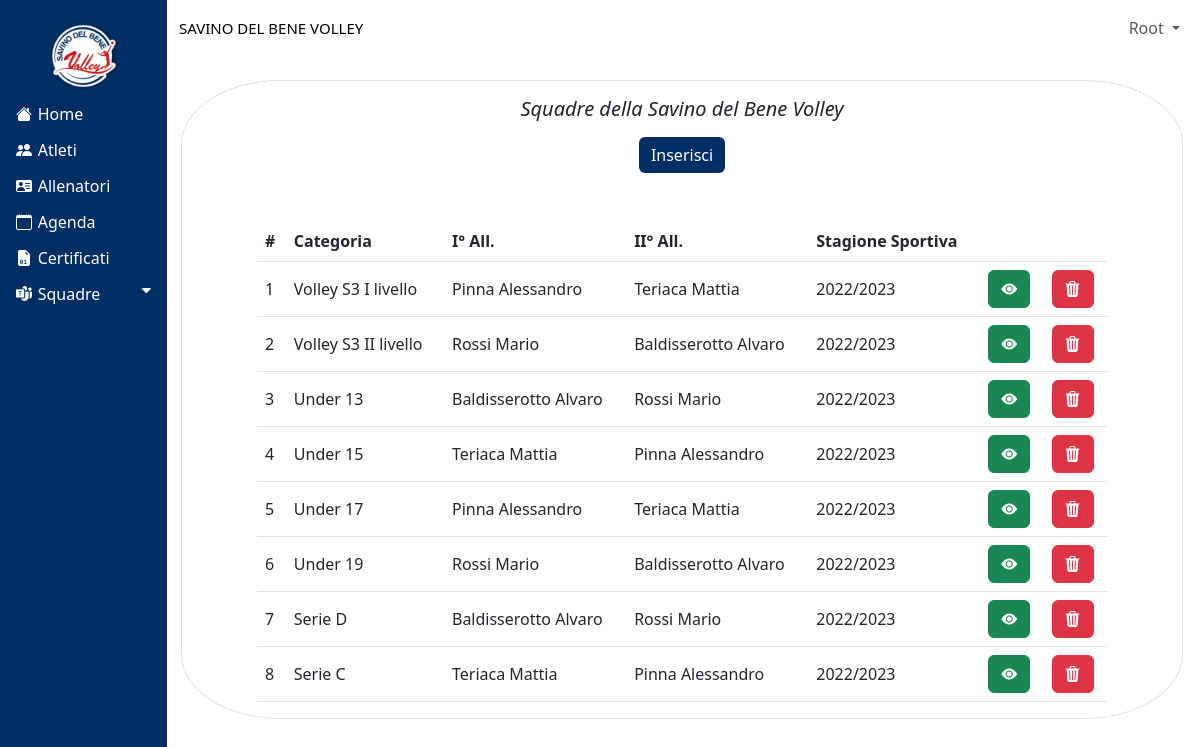
The app's page /PAGES/team.php (signed in) with its own data.
### tables this page shows
CREATE TABLE `dati_Societa` (
  `partita_iva` varchar(11) NOT NULL,
  `nome_legale` varchar(255) NOT NULL,
  `id_contatti` int(11) NOT NULL
);

CREATE TABLE `squadra` (
  `id` int(11) NOT NULL,
  `nome` varchar(255) NOT NULL,
  `id_stagioneSportiva` int(11) NOT NULL,
  `id_I_allenatore` int(11) NOT NULL,
  `id_II_allenatore` int(11) NOT NULL
);

CREATE TABLE `persona` (
  `cod_utente` int(11) NOT NULL,
  `cod_fiscale` varchar(16) NOT NULL,
  `cognome` text NOT NULL,
  `nome` text NOT NULL,
  `id_sesso` int(11) NOT NULL,
  `id_titolo` int(11) NOT NULL,
  `data_nascita` date NOT NULL,
  `luogo_nascita` text NOT NULL,
  `provinciaNascita` varchar(2) NOT NULL,
  `dataCreazione` date DEFAULT NULL,
  `id_contatti` int(11) NOT NULL,
  `id_residenza` int(11) NOT NULL,
  `id_documento` int(11) NOT NULL
);

CREATE TABLE `stagioniSportive` (
  `id` int(11) NOT NULL,
  `annoInizio` int(4) NOT NULL,
  `annoFine` int(4) NOT NULL
);

### CONFIG/function.php (called while the page is built, shortened)
<?php
function recuperaDatiSocieta()
{
    include("config.php");
    $sqlSocieta = "SELECT * FROM dati_Societa";
    $result = $conn->query($sqlSocieta);
    while ($row = $result->fetch_assoc()) {
        $nome =  $row["nome_legale"];
    }
    return $nome;
}

### PAGES/team.php (the view, shortened to what this page needs)
<?php
include("../CONFIG/config.php");
include("../CONFIG/function.php");
$sqlGiocatori = "SELECT S.id AS id, S.nome AS nome, P1.nome AS nomePrimo, P1.cognome AS cognomePrimo, P2.nome AS nomeSecondo, P2.cognome AS cognomeSecondo, Stag.annoInizio AS inizio, Stag.annoFine AS fine FROM squadra AS S
JOIN allenatore AS A1 ON A1.id = S.id_I_allenatore
JOIN allenatore AS A2 ON A2.id = S.id_II_allenatore
JOIN persona AS P1 ON P1.cod_utente = A1.id_persona
JOIN persona AS P2 ON P2.cod_utente = A2.id_persona
JOIN stagioniSportive AS Stag ON Stag.id = S.id_stagioneSportiva
ORDER BY id";
$result = $conn->query($sqlGiocatori);
$tabella_giocatori = "";
while ($row = $result->fetch_assoc()) {
    $id = $row["id"];
    $tabella_giocatori .= "<tr valign='middle'>
    <td>" . $row["id"] . "</td>
    <td> " . $row["nome"] . "</td>
    <td> " . $row["cognomePrimo"] . " " . $row["nomePrimo"] . "</td>
    <td> " . $row["cognomeSecondo"] . " " . $row["nomeSecondo"] . "</td>
    <td> " . $row["inizio"] . "/" . $row["fine"] . "</td>
    <td><a href='generateTeam.php?squadra=$id'><button class='btn btn-success'><i class='bi bi-eye-fill'></i></button></a></td>
    <td><a href='generateTeam.php?squadra=$id'><button class='btn btn-danger'><i class='bi bi-trash3-fill'></i></button></a></td>
    </tr>";
}
?>
<!DOCTYPE html>
<html lang="en">
<head>
    <link rel="stylesheet" href="https://cdnjs.cloudflare.com/ajax/libs/font-awesome/4.7.0/css/font-awesome.min.css">
    <link rel="stylesheet" href="https://cdn.jsdelivr.net/npm/bootstrap-icons@1.10.5/font/bootstrap-icons.css">
    <link href="https://cdn.jsdelivr.net/npm/bootstrap@5.3.0-alpha1/dist/css/bootstrap.min.css" rel="stylesheet">
    <link rel="stylesheet" href="../CSS/style.css" type="text/css">
</head>
<body>
<div class="sidebar">
        <center><img src="../ICON/LOGO.png" alt="Bootstrap" width="80" height="80" class="mt-3"></center>
        <a href="home.php" class="over"><i class="bi bi-house-fill mr-4"></i>Home</a>
        <a href="player.php" class="over"><i class="bi bi-people-fill mr-4"></i>Atleti</a>
        <a href="coach.php" class="over"><i class="bi bi-person-vcard-fill mr-4"></i>Allenatori</a>
        <a href="agenda.php" class="over"><i class="bi bi-calendar mr-4"></i>Agenda</a>
        <a href="certificati.php" class="over"><i class="bi bi-file-earmark-binary-fill mr-4"></i>Certificati</a>
        <button class="dropdown-btn"><i class="bi bi-microsoft-teams mr-4"></i>Squadre
            <i class="fa fa-caret-down"></i>
        </button>
    </div>
    <div class="content">
        <nav class="navbar navbar-expand-lg">
            <div class="container-fluid">
                <a class="navbar-brand font-15" href="#"><?php echo strtoupper(recuperaDatiSocieta()) ?></a>
                <div class="collapse navbar-collapse" id="navbarSupportedContent">
                    <ul class="navbar-nav ms-auto mb-2 mb-lg-0">
                        <div class="dropdown-center">
                            <a class="dropdown-toggle nav-link" type="button" data-bs-toggle="dropdown" aria-expanded="false">
                                <?php echo $_SESSION["nominativo"] ?>
                            </a>
                        </div>
                    </ul>
                </div>
            </div>
        </nav>
        <div class="div-utenti radius-bord border">
            <i>
                <h5 class="text-center mt-3">Squadre della <?php
                                                            $nome = recuperaDatiSocieta();
                                                            echo $nome;
                                                            ?></h5>
            </i>
            <center>
                <button type="button" class="btn btn-primary text-white backBlue mt-2 b-none" data-bs-toggle="modal" data-bs-target="#exampleModal">
                    Inserisci
                </button>
                <table class="table mt-5 w-85">
                    <thead>
                        <tr>
                            <th scope="col">#</th>
                            <th scope="col">Categoria</th>
                            <th scope="col">I° All.</th>
                            <th scope="col">II° All.</th>
                            <th scope="col">Stagione Sportiva</th>
                            <th scope="col"></th>
                            <th scope="col"></th>
                        </tr>
                    </thead>
                    <tbody>
                        <?php echo $tabella_giocatori; ?>
                    </tbody>
                </table>
            </center>
        </div>
    </div>
</body>
</html>

### CSS/style.css (style rules this page uses)
.w-85 { width: 85%; }
.font-15 { font-size: 15px; }
.mr-4 { margin-right: 4%; }
.sidebar a, .dropdown-btn { padding: 6px 8px 6px 16px; text-decoration: none; color: #ffffff; display: block; border: none; background: none; width: 100%; text-align: left; cursor: pointer; outline: none; }
.fa-caret-down { float: right; padding-right: 8px; }
.sidebar { position: fixed; width: 167px; height: 100vh; background: #012E63; overflow-x: hidden; }
.b-none { border: none; }
.text-center { text-align: center; }
.backBlue { background-color: #012E63; }
.content { margin-left: 167px; height: auto; width: auto; position: relative; overflow: auto; z-index: 1; }
.div-utenti { width: 97%; float: left; margin-left: 14px; margin-top: 3vh; margin-bottom: 5%; }
.radius-bord { border-radius: 10%; }
.sidebar a { padding: 6px 8px 6px 16px; text-decoration: none; color: #ffffff; display: block; }

### records on screen
dati_societa: nome_legale "SAVINO DEL BENE VOLLEY", nome_legale "Savino del Bene Volley"
squadra: id "1", nome "Volley S3 I livello", persona.cognome "Pinna", persona.nome "Alessandro", persona.cognome "Teriaca", persona.nome "Mattia", stagionisportive.annoInizio "2022", stagionisportive.annoFine "2023"
squadra: id "2", nome "Volley S3 II livello", persona.cognome "Rossi", persona.nome "Mario", persona.cognome "Baldisserotto", persona.nome "Alvaro", stagionisportive.annoInizio "2022", stagionisportive.annoFine "2023"
squadra: id "3", nome "Under 13", persona.cognome "Baldisserotto", persona.nome "Alvaro", persona.cognome "Rossi", persona.nome "Mario", stagionisportive.annoInizio "2022", stagionisportive.annoFine "2023"
squadra: id "4", nome "Under 15", persona.cognome "Teriaca", persona.nome "Mattia", persona.cognome "Pinna", persona.nome "Alessandro", stagionisportive.annoInizio "2022", stagionisportive.annoFine "2023"
squadra: id "5", nome "Under 17", persona.cognome "Pinna", persona.nome "Alessandro", persona.cognome "Teriaca", persona.nome "Mattia", stagionisportive.annoInizio "2022", stagionisportive.annoFine "2023"
squadra: id "6", nome "Under 19", persona.cognome "Rossi", persona.nome "Mario", persona.cognome "Baldisserotto", persona.nome "Alvaro", stagionisportive.annoInizio "2022", stagionisportive.annoFine "2023"
squadra: id "7", nome "Serie D", persona.cognome "Baldisserotto", persona.nome "Alvaro", persona.cognome "Rossi", persona.nome "Mario", stagionisportive.annoInizio "2022", stagionisportive.annoFine "2023"
squadra: id "8", nome "Serie C", persona.cognome "Teriaca", persona.nome "Mattia", persona.cognome "Pinna", persona.nome "Alessandro", stagionisportive.annoInizio "2022", stagionisportive.annoFine "2023"

### other values on screen
$_SESSION["nominativo"] "Root"
